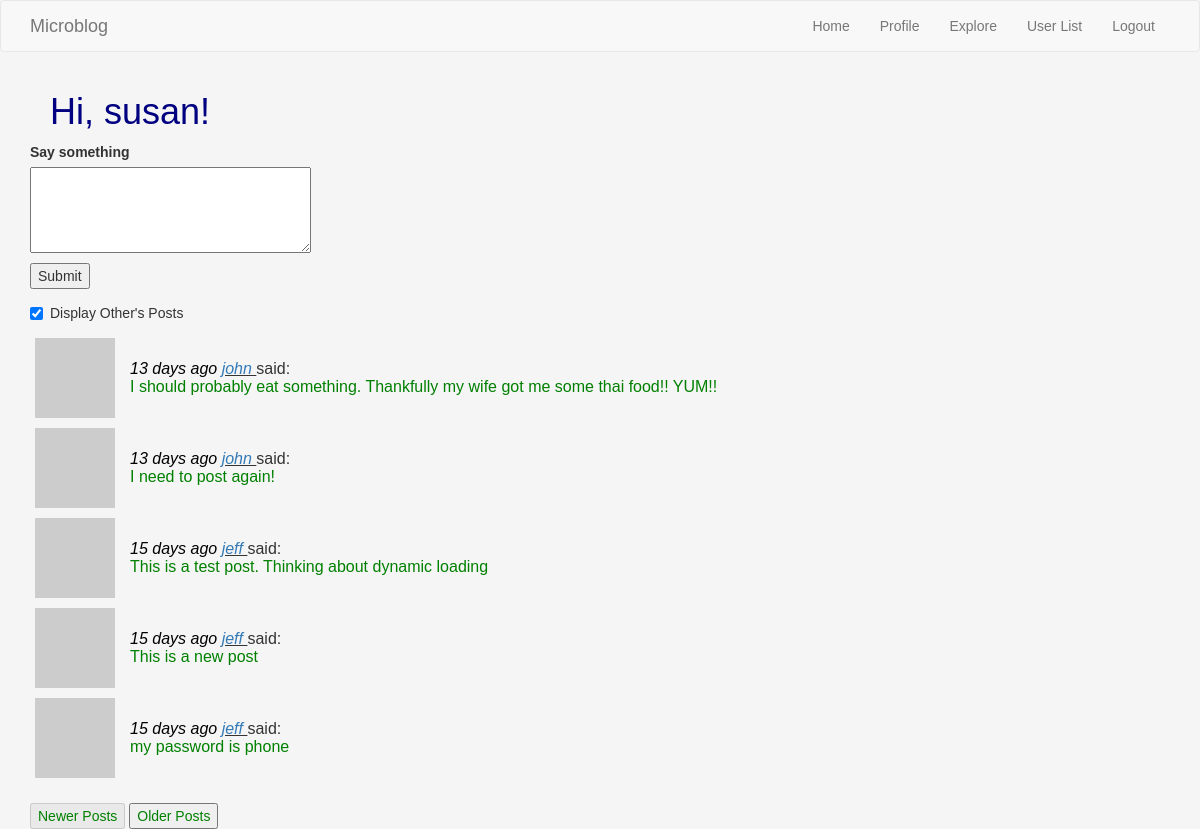
The page /index (signed in) on the database its author committed.
### webapp/models.py (models this page shows, shortened)
class User(UserMixin, db.Model):
    id = db.Column(db.Integer, primary_key=True)
    username = db.Column(db.String(64), index=True, unique=True)
    email = db.Column(db.String(120), index=True, unique=True)
    password_hash = db.Column(db.String(128))
    posts = db.relationship('Post', backref='author', lazy='dynamic')
    about_me = db.Column(db.String(140))
    last_seen = db.Column(db.DateTime, default=datetime.utcnow)
    followed = db.relationship(
        'User', secondary=followers,
        primaryjoin=(followers.c.follower_id == id),
        secondaryjoin=(followers.c.followed_id == id),
        backref=db.backref('followers', lazy='dynamic'), lazy='dynamic')
    def followed_posts(self):
        followed = Post.query.join(
            followers, (followers.c.followed_id == Post.user_id)).filter(
            followers.c.follower_id == self.id)
        own = Post.query.filter_by(user_id=self.id)
        return followed.union(own).order_by(Post.timestamp.desc())
    def __repr__(self):
        return '<User {}>'.format(self.username)
    def avatar(self, size):
        digest = md5(self.email.lower().encode('utf-8')).hexdigest()
        return 'https://www.gravatar.com/avatar/{}?d=identicon&s={}'.format(digest, size)

class Post(db.Model):
    id = db.Column(db.Integer, primary_key=True)
    body = db.Column(db.String(140))
    timestamp = db.Column(db.DateTime, index=True, default=datetime.utcnow)
    user_id = db.Column(db.Integer, db.ForeignKey('user.id'))

### webapp/main/routes.py (the view)
@bp.route('/', methods=['GET', 'POST'])
@bp.route('/index', methods=['GET', 'POST'])
@login_required
def index():
    form = PostForm()
    print("form =", id(form), id(form.post))
    print(f"post.data = {form.post.data}")
    if form.validate_on_submit():
        post = Post(body=form.post.data, author=current_user)
        db.session.add(post)
        db.session.commit()
        flash(_('Your post is now live!'))
        return redirect(url_for('main.index'))
    page, others, max_pages, posts = get_page_list(user=current_user,
                                                   others="yes",
                                                   page=1)
    print("right before render_template:")
    return render_template("index.html",
                           title='Home Page',
                           user=current_user,
                           form=form,
                           page=page,
                           posts=posts,
                           others=others,
                           max_pages=max_pages)

### webapp/main/forms.py
class PostForm(FlaskForm):
    post = TextAreaField('Say something', validators=[
        DataRequired(), Length(min=1, max=140)])
    submit = SubmitField('Submit')

### webapp/main/routes.py (called while the page is built)
@bp.before_request
def before_request():
    if current_user.is_authenticated:
        current_user.last_seen = datetime.utcnow()
        db.session.commit()

### webapp/models.py (called while the page is built)
@login.user_loader
def load_user(id):
    return User.query.get(int(id))

### webapp/templates/index.html (shortened to what this page needs)
{% extends "base.html" %}
{% block app_content %}
    <h1>Hi, {{ current_user.username }}!</h1>
    {% if form %}
        <form action="" method="post">
            <p>
                {{ form.post.label }}<br>
                {{ form.post(cols=32, rows=4) }}<br>
            </p>
            <p>{{ form.submit() }}</p>
        </form>
    {% endif %}
    {% if others and others != "all" %}
        <div class="checkbox">
            <label>
                <input id="others_check" type="checkbox" onclick="othersCheckCallback()">  Display Other's Posts
            </label>
        </div>
    {% endif %}
    {% include '_post_table.html' %}
    <br>
    {% include '_new_old_buttons.html' %}
{% endblock %}

### webapp/templates/_post.html
<tr class="blog">
    <td class="blog"><img src="{{ post.author.avatar(36) }}" alt="Avatar"></td>
    <td class="blog">
            <span class="timestamp">{{ moment(post.timestamp).fromNow() }}</span>
        {% if current_user.username != post.author.username %}
            <span class="blog_name_ref"><a href="{{  url_for('main.user', username=post.author.username) }}"> {{ post.author.username }} </a></span>
        {% else %}
            <span class="blogname">{{ post.author.username }}</span>
        {% endif %}
        said:
        <br><span class="blogpost"> {{  post.body }}</span></td>
</tr>

### webapp/static/css/mystyle.css (style rules this page uses)
body { background-color: whitesmoke; font-family: Verdana, Arial, Helvetica, sans-serif; }
h1 { color: navy; margin-left: 20px; }
.blog { vertical-align:center }
.blog_name_ref { font-style: italic; text-decoration: underline; }
tr.blog { border: inherit; }
td.blog { padding: 5px; padding-right: 10px; }
.blogpost { color:green; }
.timestamp { color: black; font-style: italic; }

### rows shown on the page
User: username "susan"
Post: timestamp "13 days ago", author.username "john", body "I should probably eat something. Thankfully my wife got me some thai food!! YUM!!"
Post: timestamp "13 days ago", author.username "john", body "I need to post again!"
Post: timestamp "15 days ago", author.username "jeff", body "This is a test post. Thinking about dynamic loading"
Post: timestamp "15 days ago", author.username "jeff", body "This is a new post"
Post: timestamp "15 days ago", author.username "jeff", body "my password is phone"
